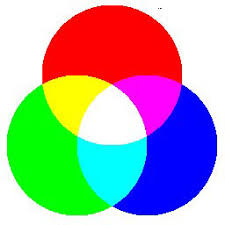
#> input picture RGB.jpg, 225 x 225 px
$ python II-BSSD-5410-HW3.1.py
#> lines starting #> are read from the running program, lines starting #| are printed output that depends on the picture
### PixelFunction.py
from PIL import Image

def store_pixels(image):
    """Store pixel data from an image and return it as a list."""
    pixels = list(image.getdata())
    return pixels

def pixels_to_points(size, pixels, mode='RGB'):
    """Convert a list of pixel data to an image."""
    img = Image.new(mode, size)
    img.putdata(pixels)
    return img

def grayscale(image):
    """Convert an image to grayscale."""
    return image.convert('L')

def compare_pixels(px1, px2):
    """Compare two pixels."""
    return px1[0] - px2[0]  # Assuming px1 and px2 are tuples (r, g, b)

### SortFunction.py
def merge_sort(arr):
    """Sorts an array using the merge sort algorithm."""
    if len(arr) > 1:
        mid = len(arr) // 2  # Finding the mid of the array
        left_half = arr[:mid]  # Dividing the elements into 2 halves
        right_half = arr[mid:]

        merge_sort(left_half)  # Sorting the first half
        merge_sort(right_half)  # Sorting the second half

        i = j = k = 0

        # Copy data to temp arrays L[] and R[]
        while i < len(left_half) and j < len(right_half):
            if left_half[i] < right_half[j]:
                arr[k] = left_half[i]
                i += 1
            else:
                arr[k] = right_half[j]
                j += 1
            k += 1

        # Checking if any element was left
        while i < len(left_half):
            arr[k] = left_half[i]
            i += 1
            k += 1

        while j < len(right_half):
            arr[k] = right_half[j]
            j += 1
            k += 1

# [9 lines left out: function binary_search, not called in this run]

### II-BSSD-5410-HW3.1.py
from SortFunction import binary_search, merge_sort
from PixelFunction import compare_pixels, store_pixels, pixels_to_points, grayscale
from PIL import Image

def main():
    IMG_NAME = 'RGB'
    tolerance = 10  # Default tolerance value
    threshold_color = (255, 0, 0)  # Default threshold color

    try:
        with Image.open(IMG_NAME + '.jpg') as im:
#> im is the input picture: PIL image 225x225 RGB; mean R, G, B 165.5, 165.9, 165.4
            pixels = store_pixels(im)
#> in store_pixels, `pixels = list(image.getdata())`: pixels = 50625 items
#> pixels = 50625 items
            print("Stored pixels.")

            # Print first few pixels to verify data
            print("First few pixels:", pixels[:10])
#| First few pixels: [(255, 255, 255), (255, 255, 255), (255, 255, 255), (255, 255, 255), (255, 255, 255), (255, 255, 255), (255, 255, 255), (255, 255, 255), (255, 255, 255), (255, 255, 255)]

            # Sort the pixels using merge_sort
            sorted_pixels = pixels.copy()
#> sorted_pixels = 50625 items
            merge_sort(sorted_pixels)  # Using merge sort
#> in merge_sort, `mid = len(arr) // 2`: mid = 25312
#> in merge_sort, `left_half = arr[:mid]`: left_half = 25312 items
#> in merge_sort, `right_half = arr[mid:]`: right_half = 25313 items
            print("Sorted pixels.")

            # Convert the sorted pixel list back to an image
            sorted_img = pixels_to_points(im.size, sorted_pixels, mode='RGB')
#> in pixels_to_points, `img = Image.new(mode, size)`: img: PIL image 225x225 RGB; every value is 0
#> in pixels_to_points, `img.putdata(pixels)`:
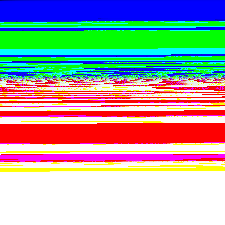
#> img: PIL image 225x225 RGB; mean R, G, B 165.5, 165.9, 165.4
            sorted_img.save('sorted_' + IMG_NAME + '.jpg', 'JPEG')
            print("Sorted image saved.")

            # Print first few sorted pixels to verify sorting
            print("First few sorted pixels:", sorted_pixels[:10])
#| First few sorted pixels: [(0, 0, 122), (0, 0, 130), (0, 0, 147), (0, 0, 153), (0, 0, 161), (0, 0, 163), (0, 0, 169), (0, 0, 171), (0, 0, 176), (0, 0, 179)]

            # Convert to grayscale
            grayscale_img = im.convert('L')
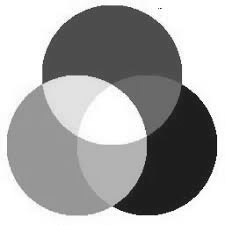
#> grayscale_img: PIL image 225x225 L; min 14, max 255, mean 165.7
            grayscale_pixels = store_pixels(grayscale_img)  # Get grayscale pixel data

            # Save the grayscale image
            grayscale_img.save('grayscale_' + IMG_NAME + '.jpg', 'JPEG')

            # Enter a loop to handle user input
            while True:
                user_input = input("Enter command (Q to save, R to reverse, T to adjust tolerance, C to change color): ").upper()

                if user_input == 'Q':
                    # Highlight pixels that match the threshold color
                    highlighted_positions = {i: px for i, px in enumerate(pixels) if matches_threshold(px, threshold_color, tolerance)}
                    print(f"Highlighted pixels count: {len(highlighted_positions)}")  # Debug print

                    # Create the overlay image by blending grayscale and highlighted pixels
                    final_pixels = [
                        highlighted_positions.get(i, (grayscale_pixels[i], grayscale_pixels[i], grayscale_pixels[i]))
                        for i in range(len(grayscale_pixels))
                    ]

                    final_img = pixels_to_points(im.size, final_pixels, mode='RGB')
                    final_img.save('final_' + IMG_NAME + '.jpg', 'JPEG')
                    print("Final image saved.")

                    break  # Exit the loop after saving

                elif user_input == 'R':
                    # Reverse the order of pixels
                    sorted_pixels.reverse()
                    print("Reversed the sorted pixels.")

                    # Highlight pixels that match the threshold color
                    highlighted_positions = {i: px for i, px in enumerate(sorted_pixels) if matches_threshold(px, threshold_color, tolerance)}
                    print(f"Highlighted pixels count after reverse: {len(highlighted_positions)}")  # Debug print

                    # Create the overlay image
                    overlay_pixels = [highlighted_positions.get(i, (0, 0, 0)) for i in range(len(sorted_pixels))]

                    # Create the overlay image
                    highlighted_img = pixels_to_points(im.size, overlay_pixels, mode='RGB')
                    highlighted_img.show()

                elif user_input == 'T':
                    try:
                        adjustment = int(input("Enter adjustment for tolerance (positive or negative integer): "))
                        tolerance = max(0, tolerance + adjustment)
                        print(f"Adjusted tolerance to: {tolerance}")

                        # Update the highlighted pixels based on the new tolerance
                        highlighted_positions = {i: px for i, px in enumerate(pixels) if matches_threshold(px, threshold_color, tolerance)}
                        print(f"Highlighted pixels count after tolerance adjustment: {len(highlighted_positions)}")  # Debug print

                        overlay_pixels = [highlighted_positions.get(i, (0, 0, 0)) for i in range(len(pixels))]

                        # Create the overlay image
                        highlighted_img = pixels_to_points(im.size, overlay_pixels, mode='RGB')
                        highlighted_img.show()
                    except ValueError:
                        print("Invalid input. Please enter a valid integer.")

                elif user_input == 'C':
                    try:
                        r = int(input("Enter R value (0-255): "))
                        g = int(input("Enter G value (0-255): "))
                        b = int(input("Enter B value (0-255): "))
                        if not (0 <= r <= 255 and not 0 <= g <= 255 and not 0 <= b <= 255):
                            raise ValueError("RGB values must be between 0 and 255.")
                        threshold_color = (r, g, b)
                        print(f"New color to highlight: {threshold_color}")

                        # Update the highlighted pixels based on the new color
                        highlighted_positions = {i: px for i, px in enumerate(pixels) if matches_threshold(px, threshold_color, tolerance)}
                        print(f"Highlighted pixels count after color change: {len(highlighted_positions)}")  # Debug print

                        overlay_pixels = [highlighted_positions.get(i, (0, 0, 0)) for i in range(len(pixels))]

                        # Create the overlay image
                        highlighted_img = pixels_to_points(im.size, overlay_pixels, mode='RGB')
                        highlighted_img.show()
                    except ValueError as e:
                        print(f"Invalid input. Please enter valid RGB values (0-255). Error: {e}")

                else:
                    print("Invalid command. Please enter Q, R, T, or C.")
#> this loop made 7 passes; the answer given on pass 1: out.png

    except FileNotFoundError:
        print(f"File '{IMG_NAME}.jpg' not found.")
    except Exception as e:
        print(f"An error occurred: {e}")

def matches_threshold(pixel, threshold_color, tolerance=10):
    """Check if a pixel is within the tolerance range of the threshold color."""
    r, g, b = pixel
    t_r, t_g, t_b = threshold_color
    return (abs(r - t_r) < tolerance) and (abs(g - t_g) < tolerance) and (abs(b - t_b) < tolerance)

if __name__ == "__main__":
#> (the run stopped early here; a loop or call above may not have finished)
